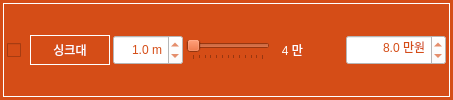
              <widget class="QFrame" name="frame_121">
               <property name="minimumSize">
                <size>
                 <width>0</width>
                 <height>30</height>
                </size>
               </property>
               <property name="maximumSize">
                <size>
                 <width>16777215</width>
                 <height>16777215</height>
                </size>
               </property>
               <property name="font">
                <font>
                 <family>나눔고딕 ExtraBold</family>
                 <pointsize>9</pointsize>
                 <weight>9</weight>
                 <italic>false</italic>
                 <bold>false</bold>
                </font>
               </property>
               <property name="styleSheet">
                <string notr="true">background-color: rgb(213, 77, 23);
font: 75 9pt &quot;나눔고딕 ExtraBold&quot;;</string>
               </property>
               <layout class="QHBoxLayout" name="horizontalLayout_267">
                <property name="leftMargin">
                 <number>3</number>
                </property>
                <property name="topMargin">
                 <number>3</number>
                </property>
                <property name="rightMargin">
                 <number>3</number>
                </property>
                <property name="bottomMargin">
                 <number>3</number>
                </property>
                <item>
                 <widget class="QFrame" name="horizontalFrame_19">
                  <property name="styleSheet">
                   <string notr="true">color: rgb(255, 255, 255);</string>
                  </property>
                  <property name="frameShape">
                   <enum>QFrame::Box</enum>
                  </property>
                  <layout class="QHBoxLayout" name="horizontalLayout_85">
                   <property name="spacing">
                    <number>3</number>
                   </property>
                   <property name="leftMargin">
                    <number>3</number>
                   </property>
                   <property name="topMargin">
                    <number>3</number>
                   </property>
                   <property name="rightMargin">
                    <number>3</number>
                   </property>
                   <property name="bottomMargin">
                    <number>3</number>
                   </property>
                   <item>
                    <widget class="QCheckBox" name="checkBox_demol_sink">
                     <property name="minimumSize">
                      <size>
                       <width>20</width>
                       <height>30</height>
                      </size>
                     </property>
                     <property name="maximumSize">
                      <size>
                       <width>16777215</width>
                       <height>16777215</height>
                      </size>
                     </property>
                     <property name="styleSheet">
                      <string notr="true">color: rgb(255, 255, 255);</string>
                     </property>
                     <property name="text">
                      <string/>
                     </property>
                     <property name="checked">
                      <bool>false</bool>
                     </property>
                     <property name="tristate">
                      <bool>false</bool>
                     </property>
                    </widget>
                   </item>
                   <item>
                    <widget class="QLabel" name="label_19">
                     <property name="sizePolicy">
                      <sizepolicy hsizetype="Preferred" vsizetype="Fixed">
                       <horstretch>0</horstretch>
                       <verstretch>0</verstretch>
                      </sizepolicy>
                     </property>
                     <property name="minimumSize">
                      <size>
                       <width>80</width>
                       <height>30</height>
                      </size>
                     </property>
                     <property name="maximumSize">
                      <size>
                       <width>80</width>
                       <height>16777215</height>
                      </size>
                     </property>
                     <property name="font">
                      <font>
                       <family>나눔고딕 ExtraBold</family>
                       <pointsize>9</pointsize>
                       <weight>9</weight>
                       <italic>false</italic>
                       <bold>false</bold>
                      </font>
                     </property>
                     <property name="styleSheet">
                      <string notr="true">background-color: rgb(213, 77, 23);
color: rgb(255, 255, 255);</string>
                     </property>
                     <property name="frameShape">
                      <enum>QFrame::Box</enum>
                     </property>
                     <property name="text">
                      <string>싱크대</string>
                     </property>
                     <property name="alignment">
                      <set>Qt::AlignCenter</set>
                     </property>
                    </widget>
                   </item>
                   <item>
                    <widget class="QDoubleSpinBox" name="doubleSpinBox_demol_area_sink">
                     <property name="minimumSize">
                      <size>
                       <width>70</width>
                       <height>30</height>
                      </size>
                     </property>
                     <property name="styleSheet">
                      <string notr="true">background-color: rgb(255, 255, 255);
color: rgb(213, 77, 23);</string>
                     </property>
                     <property name="alignment">
                      <set>Qt::AlignRight|Qt::AlignTrailing|Qt::AlignVCenter</set>
                     </property>
                     <property name="prefix">
                      <string/>
                     </property>
                     <property name="suffix">
                      <string> m</string>
                     </property>
                     <property name="decimals">
                      <number>1</number>
                     </property>
                     <property name="minimum">
                      <double>0.100000000000000</double>
                     </property>
                     <property name="maximum">
                      <double>10.000000000000000</double>
                     </property>
                     <property name="singleStep">
                      <double>0.200000000000000</double>
                     </property>
                     <property name="value">
                      <double>1.000000000000000</double>
                     </property>
                    </widget>
                   </item>
                   <item>
                    <widget class="QSlider" name="horizontalSlider_demol_sink">
                     <property name="minimum">
                      <number>40</number>
                     </property>
                     <property name="maximum">
                      <number>100</number>
                     </property>
                     <property name="singleStep">
                      <number>1</number>
                     </property>
                     <property name="pageStep">
                      <number>1</number>
                     </property>
                     <property name="value">
                      <number>40</number>
                     </property>
                     <property name="orientation">
                      <enum>Qt::Horizontal</enum>
                     </property>
                     <property name="invertedAppearance">
                      <bool>false</bool>
                     </property>
                     <property name="invertedControls">
                      <bool>false</bool>
                     </property>
                     <property name="tickPosition">
                      <enum>QSlider::TicksBelow</enum>
                     </property>
                     <property name="tickInterval">
                      <number>5</number>
                     </property>
                    </widget>
                   </item>
                   <item>
                    <widget class="QLabel" name="label_demol_sink">
                     <property name="minimumSize">
                      <size>
                       <width>30</width>
                       <height>0</height>
                      </size>
                     </property>
                     <property name="text">
                      <string>4 만</string>
                     </property>
                     <property name="alignment">
                      <set>Qt::AlignRight|Qt::AlignTrailing|Qt::AlignVCenter</set>
                     </property>
                    </widget>
                   </item>
                   <item>
                    <spacer name="horizontalSpacer_14">
                     <property name="orientation">
                      <enum>Qt::Horizontal</enum>
                     </property>
                     <property name="sizeType">
                      <enum>QSizePolicy::Preferred</enum>
                     </property>
                     <property name="sizeHint" stdset="0">
                      <size>
                       <width>40</width>
                       <height>20</height>
                      </size>
                     </property>
                    </spacer>
                   </item>
                   <item>
                    <widget class="QDoubleSpinBox" name="doubleSpinBox_demol_cost_sink">
                     <property name="minimumSize">
                      <size>
                       <width>100</width>
                       <height>30</height>
                      </size>
                     </property>
                     <property name="styleSheet">
                      <string notr="true">background-color: rgb(255, 255, 255);
color: rgb(213, 77, 23);</string>
                     </property>
                     <property name="alignment">
                      <set>Qt::AlignRight|Qt::AlignTrailing|Qt::AlignVCenter</set>
                     </property>
                     <property name="prefix">
                      <string/>
                     </property>
                     <property name="suffix">
                      <string> 만원</string>
                     </property>
                     <property name="decimals">
                      <number>1</number>
                     </property>
                     <property name="minimum">
                      <double>0.100000000000000</double>
                     </property>
                     <property name="maximum">
                      <double>500.000000000000000</double>
                     </property>
                     <property name="singleStep">
                      <double>1.000000000000000</double>
                     </property>
                     <property name="value">
                      <double>8.000000000000000</double>
                     </property>
                    </widget>
                   </item>
                  </layout>
                 </widget>
                </item>
               </layout>
              </widget>
